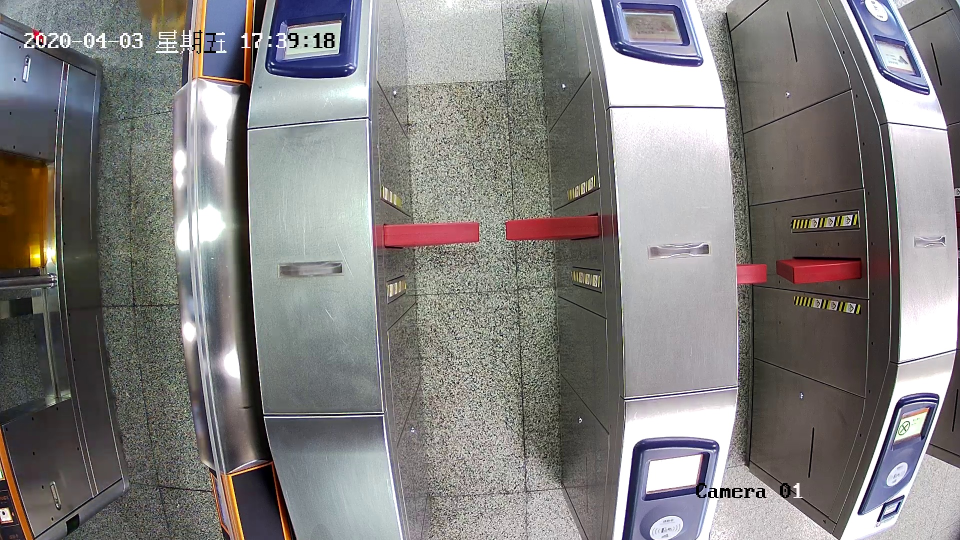
#> input picture images/10.6.8.181_0_open.jpg, 1920 x 1080 px, found by its file name (shown at 1/2 size); its folder holds 4 pictures in this run
$ python gate_config.py
#> lines starting #> are read from the running program, lines starting #| are printed output that depends on the picture
import os
from PIL import Image, ImageDraw, ImageFont
import numpy as np

'''
    记录闸机有效位置等信息，原图：1920*1080
    images/文件命名：ip_close.jpg 或 ip_闸机编号_open.jpg
'''

brakeCorpDict = {}    # 每个灯箱下对应的闸机的有效区域（从左往右）
brakeCorpDict['10.6.8.181'] = [(0, 0, 470, 1080), (740, 0, 1220, 1080), (1390, 0, 1780, 1080)]    # 每个value，左上右下
brakeCorpDict['10.6.8.191'] = [(0, 0, 450, 1080), (615, 0, 1080, 1080), (1260, 0, 1690, 1080), (1700, 0, 1920, 1080)]
brakeCorpDict['10.6.8.192'] = [(160, 0, 570, 1080), (760, 0, 1300, 650), (1460, 0, 1815, 1080)]
brakeCorpDict['10.6.8.201'] = [(220, 0, 620, 1080), (780, 0, 1210, 1080), (1420, 0, 1765, 1080)]
brakeCorpDict['10.6.8.211'] = [(145, 0, 520, 1080), (630, 0, 1100, 1080), (1280, 0, 1670, 1080), (1715, 0, 1920, 1080)]
brakeCorpDict['10.6.8.221'] = [(0, 0, 220, 1080), (260, 0, 670, 1080), (860, 0, 1325, 1080), (1470, 0, 1760, 1080)]
brakeCorpDict['10.6.8.222'] = [(365, 0, 840, 1080), (1035, 0, 1515, 1080), (1570, 0, 1920, 1080)]

# 闸机指示灯，每个通道对应的指示灯序列，(0, 0, 0, 0)为没有指示灯
gateLightDict = {}
gateLightDict['10.6.8.181'] = [(0, 0, 0, 0), (545, 509, 697, 567), (1275, 471, 1439, 535)]    # 每个value，左上右下
gateLightDict['10.6.8.191'] = [(393, 493, 543, 563), (1131, 511, 1289, 569), (1741, 539, 1827, 583), (0, 0, 0, 0)]
gateLightDict['10.6.8.192'] = [(591, 503, 765, 561), (1357, 543, 1499, 595), (1873, 561, 1920, 595)]
gateLightDict['10.6.8.201'] = [(81, 335, 165, 375), (591, 289, 743, 341), (1295, 367, 1431, 415)]
gateLightDict['10.6.8.211'] = [(453, 331, 587, 375), (1133, 323, 1275, 375), (1723, 355, 1809, 401), (0, 0, 0, 0)]
gateLightDict['10.6.8.221'] = [(0, 0, 0, 0), (113, 545, 211, 591), (685, 567, 833, 617), (1391, 583, 1517, 629)]
gateLightDict['10.6.8.222'] = [(849, 469, 1003, 521), (1543, 459, 1659, 505), (0, 0, 0, 0)]

# 闸机开关检测区域（从左到右）
brakeCheckDict = {}
brakeCheckDict['10.6.8.181'] = [(0, 540, 380, 565), (771, 431, 1201, 495), (1475, 505, 1725, 570)]    # 每个value，左上右下
brakeCheckDict['10.6.8.191'] = [(110, 445, 350, 515), (625, 570, 1065, 630), (1330, 480, 1640, 530), (1845, 590, 1920, 630)]
brakeCheckDict['10.6.8.192'] = [(245, 445, 550, 505), (830, 580, 1260, 650), (1540, 505, 1775, 555)]
brakeCheckDict['10.6.8.201'] = [(259, 371, 545, 451), (803, 265, 1211, 351), (1471, 389, 1717, 455)]
brakeCheckDict['10.6.8.211'] = [(199, 311, 419, 387), (669, 397, 1073, 453), (1323, 295, 1619, 377), (1835, 435, 1915, 473)]
brakeCheckDict['10.6.8.221'] = [(0, 560, 85, 620), (310, 480, 635, 540), (890, 580, 1295, 665), (1560, 505, 1735, 570)]
brakeCheckDict['10.6.8.222'] = [(430, 435, 795, 520), (1060, 525, 1450, 585), (1685, 425, 1865, 490)]

# 闸机通道方向：1进站，0出站
brakeDirectDict = {}
brakeDirectDict["10.6.8.181"] = 0    # D口出站
brakeDirectDict["10.6.8.191"] = 1    # D口进站
brakeDirectDict["10.6.8.192"] = 1    # B口出站
brakeDirectDict["10.6.8.201"] = 1    # B口出站
brakeDirectDict["10.6.8.211"] = 0    # B口进站（B口，靠近车控室的那一排闸机）
brakeDirectDict["10.6.8.221"] = 0    # AE口出站
brakeDirectDict["10.6.8.222"] = 1    # AE口进站

# 同一通道，同时出现的两个人距离阀值
up_distance_threshold=600
down_distance_threshold=200

# 手动nms
area_threshold=25000
iou4small_threshold=0.45

# 只检测红灯即可
red_hsv_lower = np.array([0, 43, 46])
red_hsv_upper = np.array([10, 255, 255])

# 根据以上坐标裁剪各闸机图片
def cut_brake_area():
    # 关闭状态
    image_path = "./images/"
    target_path = "./gatebrakeimage/"

    for imgfile in os.listdir(image_path):
        fullpath = os.path.join(image_path, imgfile)
        ip = imgfile.split("_")[0]

        if imgfile.__contains__("close"):    # ip_close.jpg
            boxes = brakeCheckDict[ip]
            im = Image.open(fullpath)
            for i in range(len(boxes)):
                tmp = im.crop(boxes[i])
                tmp_file = str(ip) + "_" + str(i) + "_close.jpg"
                tmp.save(os.path.join(target_path, tmp_file), quality=95)
        elif imgfile.__contains__("open"):    # ip_闸机编号_open.jpg
            boxes = brakeCheckDict[ip]
            nums = imgfile.split("_")[1]    # 该位置为闸机编号
            im = Image.open(fullpath)
#> im is the input picture: PIL image 1920x1080 RGB; mean R, G, B 130.3, 128, 127.3
            tmp = im.crop(boxes[int(nums)])
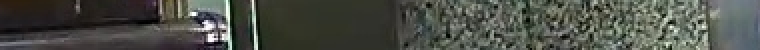
#> tmp: PIL image 380x25 RGB (shown 2 times larger); mean R, G, B 76, 78.8, 71.6
            tmp_file = str(ip) + "_" + str(nums) + "_open.jpg"
            tmp.save(os.path.join(target_path, tmp_file), quality=95)
#> pass 2 of the loop in cut_brake_area, `for imgfile in os.listdir(image_path):`:
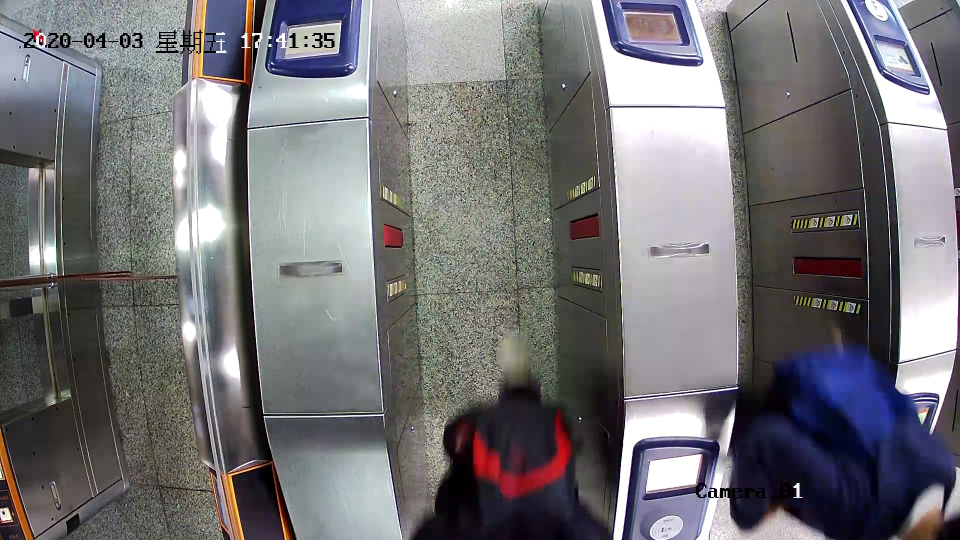
#> input picture images/10.6.8.181_1_open.jpg, 1920 x 1080 px, found by its file name (shown at 1/2 size)
#> in cut_brake_area, im is the input picture: PIL image 1920x1080 RGB; mean R, G, B 115.6, 114.5, 117.3
#> in cut_brake_area, `tmp = im.crop(boxes[int(nums)])`:
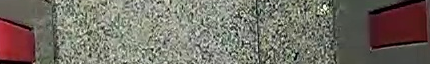
#> tmp: PIL image 430x64 RGB; mean R, G, B 116.9, 111.1, 101.7
#> pass 3 of the loop in cut_brake_area, `for imgfile in os.listdir(image_path):`:
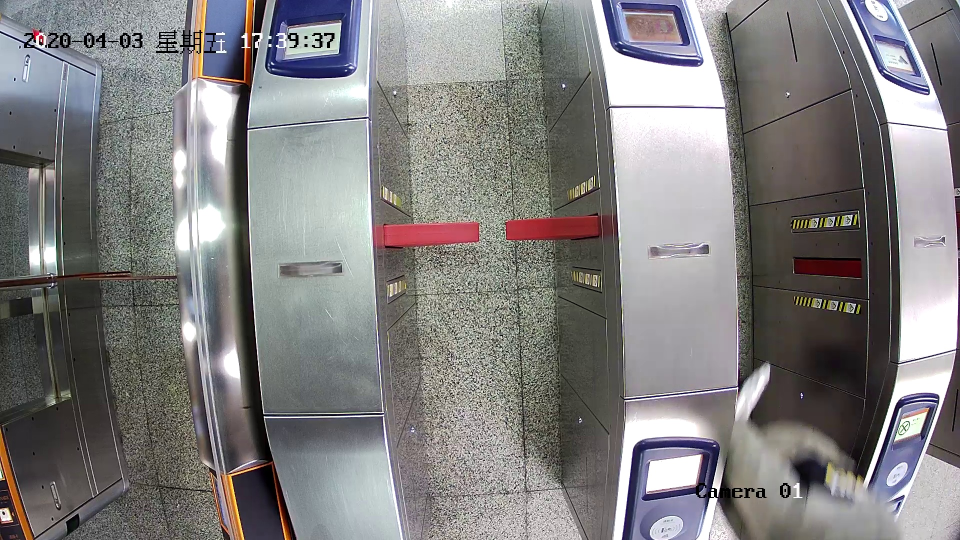
#> input picture images/10.6.8.181_2_open.jpg, 1920 x 1080 px, found by its file name (shown at 1/2 size)
#> in cut_brake_area, im is the input picture: PIL image 1920x1080 RGB; mean R, G, B 129.2, 127.6, 127.8
#> in cut_brake_area, `tmp = im.crop(boxes[int(nums)])`:
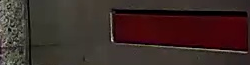
#> tmp: PIL image 250x65 RGB; mean R, G, B 61, 43.3, 39.5
#> the loop made 4 passes; the first 3 are shown

if __name__ == '__main__':
    cut_brake_area()
